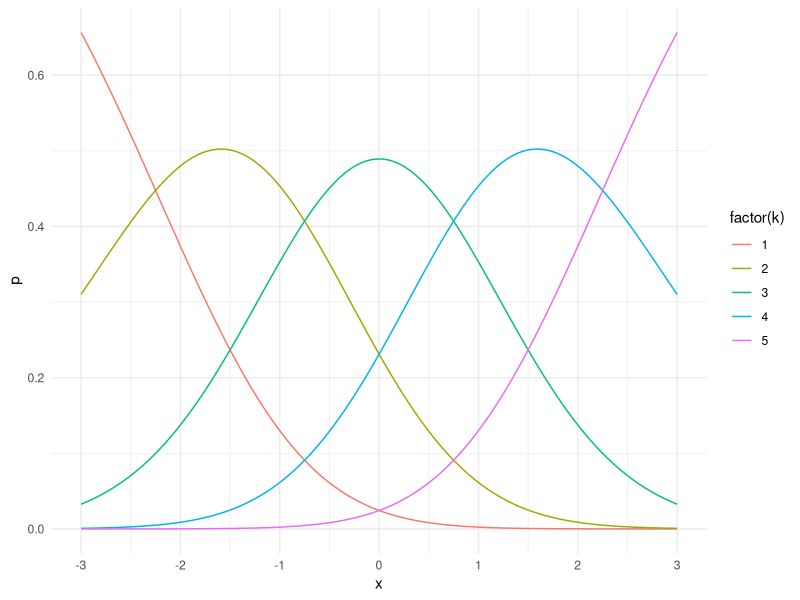

This figure's R source: (Note: this script raises an error after producing the figure.)
library(ggplot2)
library(dplyr)
library(tidyr)
library(progress)

setwd("/home/trjohns/Dropbox/Research/elogit/manuscript")

K <- 5
n <- 200

alph <- -cumsum(c(0, c(-2.25, -0.75, 0.75, 2.25)))
gamm <-  seq(0, K - 1, by = 1) / (K - 1)
beta <- K - 1

d <- expand.grid(x = seq(-3, 3, length = n), k = 1:K) %>%
   mutate(p = exp(alph[k] + gamm[k] * beta * x)) %>% group_by(x) %>% 
   mutate(p = p / sum(p)) 

p <- ggplot(d, aes(x = x, y = p, color = factor(k))) + theme_minimal() + 
   geom_line() + scale_x_continuous(breaks = -6:6)
plot(p)

theta <- c(alph[-1], gamm[-c(1,K)], beta)

x <- matrix(seq(-3, 3, length = n), n, 1)

reps <- 10000

d1 <- matrix(NA, reps, length(theta))
d2 <- d1
d3 <- d1
dK <- d1
d0 <- d1

set.seed(123)

pb <- pb <- progress_bar$new(
   format = "[:bar] :percent eta: :eta",
   total = reps, clear = FALSE)

for (i in 1:reps) {
   
   pb$tick()
   
   y <- dat_samp(c(alph, gamm, beta), x, K)
   
   theta <- c(alph[-1], gamm[-c(1,K)], beta)
   
   d1[i,] <- elreg(theta, y, x, 1) - theta
   d2[i,] <- elreg(theta, y, x, 2) - theta
   d3[i,] <- elreg(theta, y, x, 3) - theta
   dK[i,] <- elreg(theta, y, x, K) - theta
   d0[i,] <- flreg(theta, y, x) - theta
}

d <- as.data.frame(rbind(d1, d2, d3, dK, d0))
names(d) <- c("a2","a3","a4","a5","g2","g3","g4","beta")

# write.csv(d, file = "elreg-5-simdata.csv", row.names = FALSE)


   

